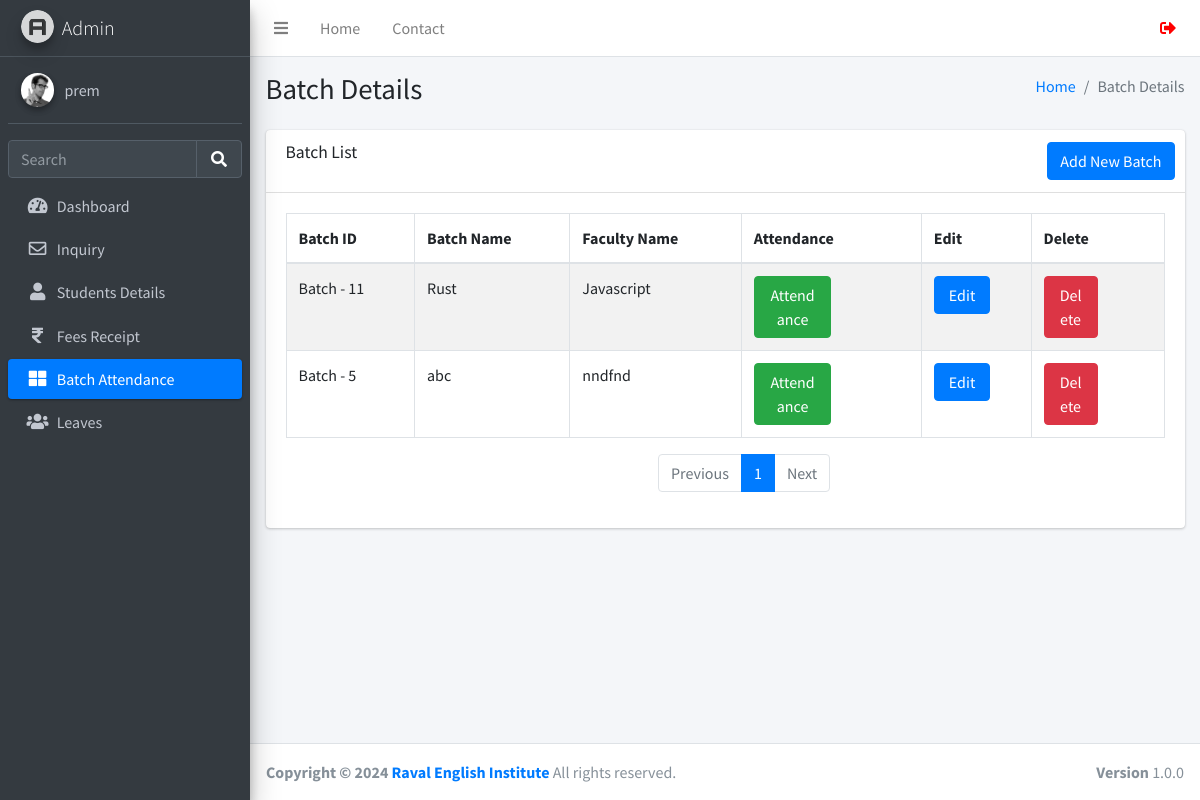
The app's page /batch.php (signed in), older data.
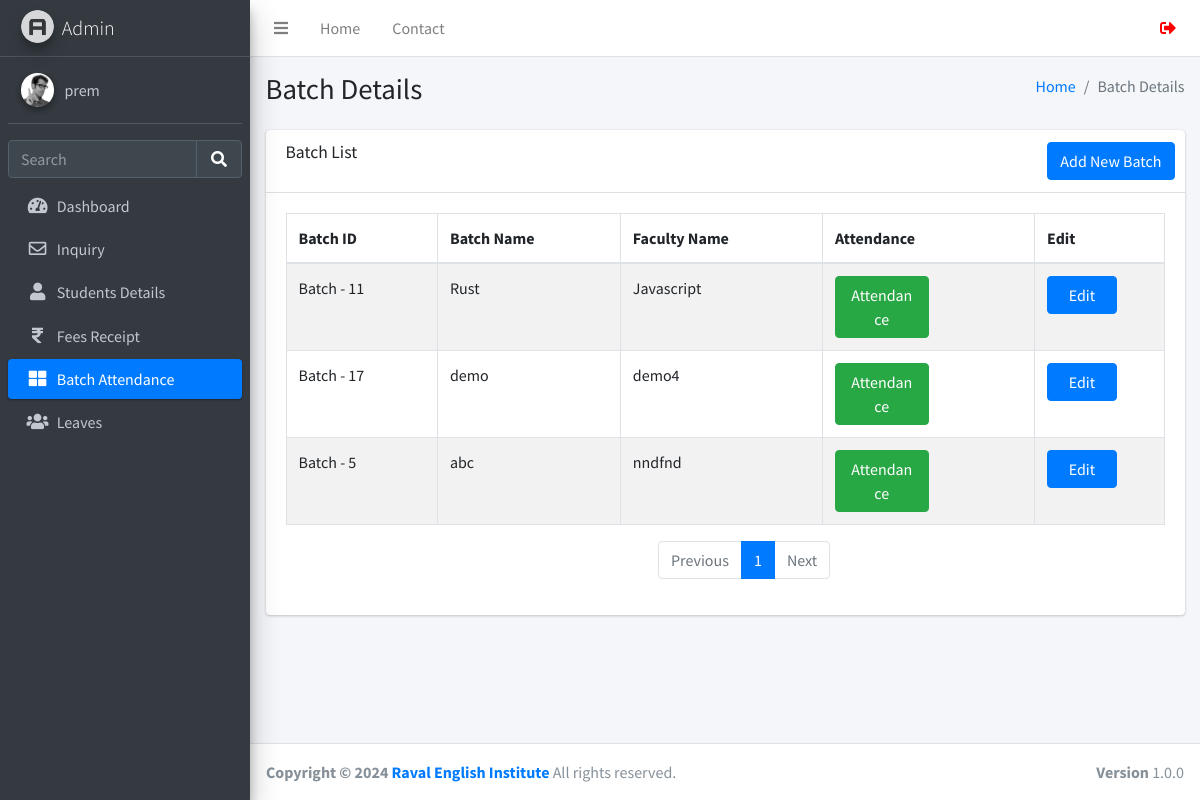
The same page, newer data.
### tables this page shows
CREATE TABLE `users` (
  `id` int(11) NOT NULL,
  `username` varchar(255) NOT NULL,
  `fullname` varchar(255) NOT NULL,
  `email` varchar(255) NOT NULL,
  `mobile` varchar(255) NOT NULL,
  `password` varchar(255) NOT NULL,
  `created_at` datetime NOT NULL DEFAULT current_timestamp(),
  `status` int(10) NOT NULL
);

CREATE TABLE `batch_table` (
  `id` int(11) NOT NULL,
  `name` varchar(255) NOT NULL,
  `timestamp` timestamp NOT NULL DEFAULT current_timestamp() ON UPDATE current_timestamp(),
  `FacultyName` varchar(255) NOT NULL
);

### function.php (called while the page is built, shortened)
<?php
require_once('db.php');
function selectFromTable($tableName, $columns, $whereConditions) {
    global $db;
    try {
        $sql = "SELECT " . implode(', ', $columns) . " FROM $tableName";
        $stmt = $db->prepare($sql);
        $stmt->execute();
        return $stmt->fetchAll(PDO::FETCH_ASSOC);
    } catch (PDOException $e) {
        return false;
    }
}
?>

### batch.php (the view, shortened to what this page needs)
<!DOCTYPE html>
<html lang="en">
<head>
</head>
<?php include ('./header.php');
require_once 'function.php';
$isSuperAdmin = isset($_SESSION['user_status']) && $_SESSION['user_status'] === 'super_admin';
?>
<div class="content-wrapper">
  <div class="content-header">
    <div class="container-fluid">
      <div class="row mb-2">
        <div class="col-sm-6">
          <h1 class="m-0">Batch Details</h1>
        </div>
        <div class="col-sm-6">
          <ol class="breadcrumb float-sm-right">
            <li class="breadcrumb-item"><a href="./dashboard.php">Home</a></li>
            <li class="breadcrumb-item active">Batch Details</li>
          </ol>
        </div>
      </div>
    </div>
  </div>
  <section class="content">
    <div class="container-fluid">
      <div class="row">
        <div class="col-12">
          <div class="card">
            <div class="card-header">
              <h3 class="card-title">Batch List</h3>
              <div class="card-tools">
                <a href="./addbatch.php" class="btn btn-primary">Add New Batch</a>
              </div>
            </div>
            <div class="card-body">
              <div class="table-responsive">
                <table id="example1" class="table table-bordered table-striped">
                  <thead>
                    <tr>
                      <th>Batch ID</th>
                      <th>Batch Name</th>
                      <th>Faculty Name</th>
                      <th>Attendance</th>
                      <th>Edit</th>
                      <?php if ($isSuperAdmin): ?>
                        <th>Delete</th>
                      <?php endif; ?>
                    </tr>
                  </thead>
                  <tbody>
                    <?php
                    $batches = selectFromTable('batch_table', ['id', 'name', 'FacultyName'], []);
                    foreach ($batches as $row) {
                      echo "<tr>";
                      echo "<td>Batch - " . $row['id'] . "</td>";
                      echo "<td>" . $row['name'] . "</td>";
                      echo "<td>" . $row['FacultyName'] . "</td>";
                      echo "<td><a href='javascript:void(0);' onclick='confirmAttendance(" . $row['id'] . ")' class='btn btn-success col-md-6'>Attendance</a></td>";
                      echo "<td><a href='javascript:void(0);' onclick='confirmEdit(" . $row['id'] . ")' class='btn btn-primary col-md-8'>Edit</a></td>";
                      if ($isSuperAdmin) {
                        echo "<td><a href='javascript:void(0);' onclick='confirmDelete(" . $row['id'] . ")' class='btn btn-danger col-md-6'>Delete</a></td>";
                      }
                      echo "</tr>";
                    }
                    ?>
                  </tbody>
                </table>
              </div>
            </div>
          </div>
        </div>
      </div>
    </div>
  </section>
</div>
<?php include ('./footer.php'); ?>

### header.php (shortened to what this page needs)
<?php
require_once 'db.php';
$query = $db->prepare("SELECT * FROM users WHERE id = :id");
$query->execute(['id' => $_SESSION['user_id']]);
$user = $query->fetch(PDO::FETCH_ASSOC);
?>
<!DOCTYPE html>
<html lang="en">
<head>
  <link rel="stylesheet" href="./plugins/fontawesome-free/css/all.min.css">
  <link rel="stylesheet" href="https://code.ionicframework.com/ionicons/2.0.1/css/ionicons.min.css">
  <link rel="stylesheet" href="./plugins/icheck-bootstrap/icheck-bootstrap.min.css">
  <link rel="stylesheet" href="./asset/css/adminlte.min.css">
</head>
<body class="hold-transition sidebar-mini layout-fixed">
<div class="wrapper">
  <nav class="main-header navbar navbar-expand navbar-white navbar-light sticky-top">
    <ul class="navbar-nav">
      <li class="nav-item">
        <a class="nav-link" data-widget="pushmenu" href="#" role="button"><i class="fas fa-bars"></i></a>
      </li>
      <li class="nav-item d-none d-sm-inline-block">
        <a href="./dashboard.php" class="nav-link">Home</a>
      </li>
      <li class="nav-item d-none d-sm-inline-block">
        <a href="#" class="nav-link">Contact</a>
      </li>
    </ul>
    <ul class="navbar-nav ml-auto">
      <li class="nav-item">
        <form method="POST">
        <button class="nav-link" type="submit" name="logout" style="
        text-decoration: none;
        border: none;
        background-color: transparent;">
        <i class="fas fa-sign-out-alt" style="color: red;"></i>
        </button>
      </li>
    </ul>
  </nav>
  <aside class="main-sidebar sidebar-dark-primary elevation-4">
    <a href="./dashboard.php" class="brand-link">
      <img src="./asset/img/AdminLTELogo.png" alt="AdminLTE Logo" class="brand-image img-circle elevation-3" style="opacity: .8">
      <span class="brand-text font-weight-light">Admin</span>
    </a>
    <div class="sidebar">
      <div class="user-panel mt-3 pb-3 mb-3 d-flex">
        <div class="image">
          <img src="./asset/img/user2-160x160.jpg" class="img-circle elevation-2" alt="User Image">
        </div>
        <div class="info">
          <a href="./profile.php" class="d-block"><?php echo $user['username']; ?></a>
        </div>
      </div>
      <div class="form-inline">
        <div class="input-group" data-widget="sidebar-search">
          <input class="form-control form-control-sidebar" type="search" placeholder="Search" aria-label="Search">
          <div class="input-group-append">
            <button class="btn btn-sidebar">
              <i class="fas fa-search fa-fw"></i>
            </button>
          </div>
        </div>
      </div>
      <nav class="mt-2">
        <ul class="nav nav-pills nav-sidebar flex-column" data-widget="treeview" role="menu" data-accordion="false">
          <li class="nav-item">
            <a href="./dashboard.php" class="nav-link
            <?php if (strpos($_SERVER['REQUEST_URI'], 'dashboard.php') !== false) {echo "active";}?>">
              <i class="nav-icon fas fa-tachometer-alt"></i>
              <p>
                Dashboard
              </p>
            </a>
          </li>
          <li class="nav-item">
            <a href="./inquiry.php" class="nav-link
            <?php if (strpos($_SERVER['REQUEST_URI'], 'inquiry.php') !== false) {echo "active";}?>">
              <i class="nav-icon far fa-envelope"></i>
              <p>
              Inquiry
              </p>
            </a>
          <li class="nav-item">
            <a href="./studentsdetails.php" class="nav-link
            <?php if (strpos($_SERVER['REQUEST_URI'], 'studentsdetails.php') !== false) {echo "active";}?>">
              <i class="nav-icon fas fa-user"></i>
              <p>
                Students Details
              </p>
            </a>
          </li>
          <li class="nav-item">
            <a href="./fees.php" class="nav-link
            <?php if (strpos($_SERVER['REQUEST_URI'], 'fees.php') !== false) {echo "active";}?>">
            <i class="nav-icon fas fa-rupee-sign"></i>
              <p>
                Fees Receipt
              </p>
            </a>
          </li>
          <li class="nav-item">
            <a href="./batch.php" class="nav-link
            <?php if (strpos($_SERVER['REQUEST_URI'], 'batch.php') !== false) {echo "active";}?>">
            <i class="nav-icon fas fa-th-large"></i>
              <p>
                Batch Attendance
              </p>
            </a>
          </li>
          <li class="nav-item">
            <a href="./leaves.php" class="nav-link
            <?php if (strpos($_SERVER['REQUEST_URI'], 'leaves.php') !== false) {echo "active";}?>">
              <i class="nav-icon fas fa-users"></i>
              <p>
                Leaves
              </p>
            </a>
          </li>
        </ul>
      </nav>
    </div>
  </aside>

### footer.php (shortened to what this page needs)
</div>
<footer class="main-footer">
    <strong>Copyright &copy; 2024 <a href="https://ravalenglishinstitute.com/" target="_blank">Raval English Institute</a></strong>
    All rights reserved.
    <div class="float-right d-none d-sm-inline-block">
      <b>Version</b> 1.0.0
    </div>
  </footer>
</body>
</html>

Row changes from the older to the newer data that the page shows:
shown differently, row unchanged: batch_table "abc": no longer shows "Delete"
shown differently, row unchanged: batch_table "Rust": no longer shows "Delete"
added batch_table: id "17", name "demo", FacultyName "demo4"
Text that changed along with them:
text no longer shown: "Delete"
